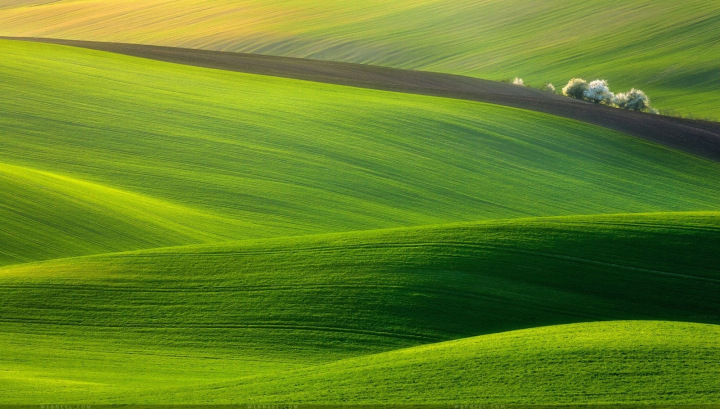
#> input picture teststuff/python/openCV/img1.jpg, 1440 x 818 px, found by its file name (shown at 1/2 size)
$ python waitkey_test.py
#> lines starting #> are read from the running program, lines starting #| are printed output that depends on the picture
#!/usr/bin/env python3
# Import packages
import cv2

img = cv2.imread('/home/berkhme/Chromebook-projects/teststuff/python/openCV/img1.jpg') # load a dummy image
#> img is the input picture: shape (818, 1440, 3); mean B, G, R 35.7, 131.2, 99.9
img = cv2.resize(img, (640, 360))
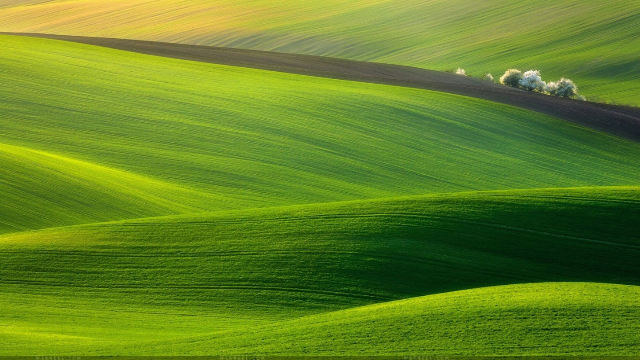
#> img: shape (360, 640, 3); mean B, G, R 35.6, 131, 99.7

while(1):
    cv2.imshow('img',img)
    k = cv2.waitKey(0)
#> (key Esc is pressed here)
    if k==27:    # Esc key to stop
        break
    elif k==-1:  # normally -1 returned,so don't print it
        continue
    else:
        print(k) # else print its value

$ run again, with teststuff/python/openCV/input_image.webp saved as teststuff/python/openCV/img1.jpg
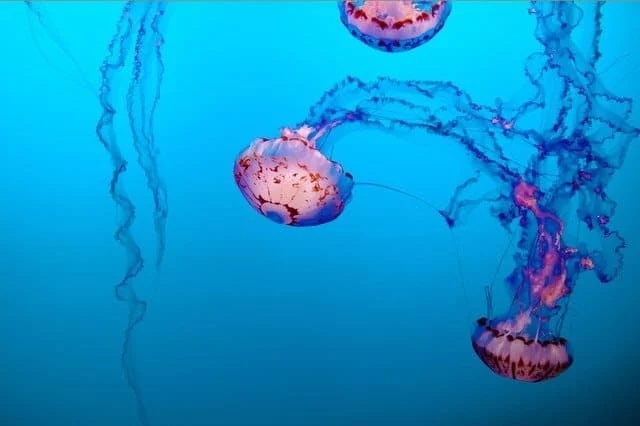
#> input picture teststuff/python/openCV/input_image.webp, 640 x 426 px, found by its file name
#> img is the input picture: shape (426, 640, 3); mean B, G, R 203.3, 146.8, 13.2
#> `img = cv2.resize(img, (640, 360))`:
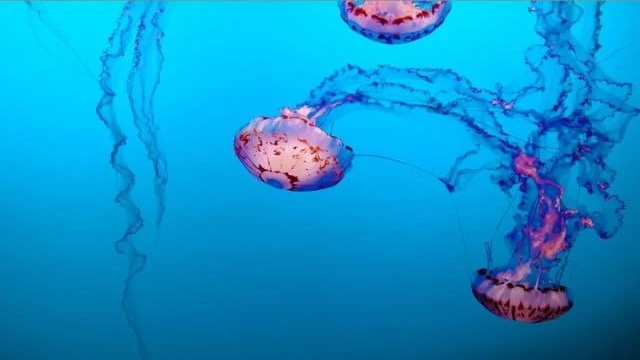
#> img: shape (360, 640, 3); mean B, G, R 203.3, 146.7, 13.2
